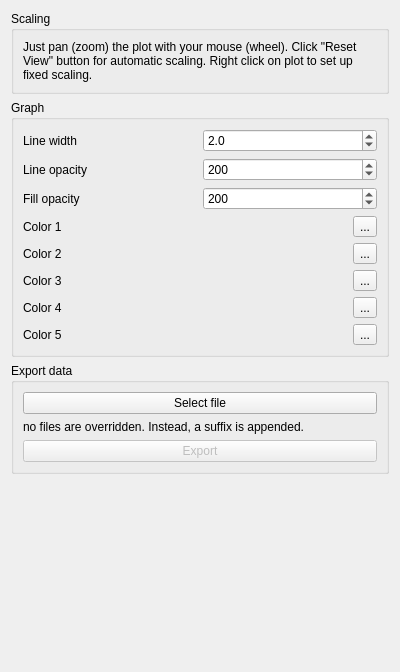
<?xml version="1.0" encoding="UTF-8"?>
<ui version="4.0">
 <class>Form</class>
 <widget class="QWidget" name="Form">
  <property name="geometry">
   <rect>
    <x>0</x>
    <y>0</y>
    <width>400</width>
    <height>672</height>
   </rect>
  </property>
  <property name="windowTitle">
   <string>Form</string>
  </property>
  <layout class="QVBoxLayout" name="verticalLayout">
   <item>
    <widget class="QGroupBox" name="groupBox_10">
     <property name="sizePolicy">
      <sizepolicy hsizetype="Preferred" vsizetype="Fixed">
       <horstretch>0</horstretch>
       <verstretch>0</verstretch>
      </sizepolicy>
     </property>
     <property name="title">
      <string>Scaling</string>
     </property>
     <layout class="QVBoxLayout" name="verticalLayout_14">
      <item>
       <widget class="QLabel" name="label_7">
        <property name="text">
         <string>Just pan (zoom) the plot with your mouse (wheel). Click &quot;Reset View&quot; button for automatic scaling. Right click on plot to set up fixed scaling.</string>
        </property>
        <property name="wordWrap">
         <bool>true</bool>
        </property>
       </widget>
      </item>
     </layout>
    </widget>
   </item>
   <item>
    <widget class="QGroupBox" name="groupBox">
     <property name="title">
      <string>Graph</string>
     </property>
     <layout class="QVBoxLayout" name="verticalLayout_2">
      <item>
       <layout class="QHBoxLayout" name="horizontalLayout">
        <item>
         <widget class="QLabel" name="label">
          <property name="text">
           <string>Line width</string>
          </property>
         </widget>
        </item>
        <item>
         <widget class="QDoubleSpinBox" name="plot_line_width">
          <property name="decimals">
           <number>1</number>
          </property>
          <property name="minimum">
           <double>0.100000000000000</double>
          </property>
          <property name="maximum">
           <double>10.000000000000000</double>
          </property>
          <property name="singleStep">
           <double>0.100000000000000</double>
          </property>
          <property name="value">
           <double>2.000000000000000</double>
          </property>
         </widget>
        </item>
       </layout>
      </item>
      <item>
       <layout class="QHBoxLayout" name="horizontalLayout_6">
        <item>
         <widget class="QLabel" name="label_2">
          <property name="text">
           <string>Line opacity</string>
          </property>
         </widget>
        </item>
        <item>
         <widget class="QSpinBox" name="plot_line_opacity">
          <property name="maximum">
           <number>255</number>
          </property>
          <property name="value">
           <number>200</number>
          </property>
         </widget>
        </item>
       </layout>
      </item>
      <item>
       <layout class="QHBoxLayout" name="horizontalLayout_7">
        <item>
         <widget class="QLabel" name="label_5">
          <property name="text">
           <string>Fill opacity</string>
          </property>
         </widget>
        </item>
        <item>
         <widget class="QSpinBox" name="plot_fill_opacity">
          <property name="maximum">
           <number>255</number>
          </property>
          <property name="value">
           <number>200</number>
          </property>
         </widget>
        </item>
       </layout>
      </item>
      <item>
       <layout class="QHBoxLayout" name="horizontalLayout_4">
        <item>
         <widget class="QLabel" name="label_6">
          <property name="text">
           <string>Color 1</string>
          </property>
         </widget>
        </item>
        <item>
         <widget class="QLabel" name="display_color_0">
          <property name="maximumSize">
           <size>
            <width>50</width>
            <height>16777215</height>
           </size>
          </property>
          <property name="text">
           <string/>
          </property>
         </widget>
        </item>
        <item>
         <widget class="QToolButton" name="edit_color_0">
          <property name="text">
           <string>...</string>
          </property>
          <property name="arrowType">
           <enum>Qt::NoArrow</enum>
          </property>
         </widget>
        </item>
       </layout>
      </item>
      <item>
       <layout class="QHBoxLayout" name="horizontalLayout_3">
        <item>
         <widget class="QLabel" name="label_4">
          <property name="text">
           <string>Color 2</string>
          </property>
         </widget>
        </item>
        <item>
         <widget class="QLabel" name="display_color_1">
          <property name="maximumSize">
           <size>
            <width>50</width>
            <height>16777215</height>
           </size>
          </property>
          <property name="text">
           <string/>
          </property>
         </widget>
        </item>
        <item>
         <widget class="QToolButton" name="edit_color_1">
          <property name="text">
           <string>...</string>
          </property>
         </widget>
        </item>
       </layout>
      </item>
      <item>
       <layout class="QHBoxLayout" name="horizontalLayout_2">
        <item>
         <widget class="QLabel" name="label_3">
          <property name="text">
           <string>Color 3</string>
          </property>
         </widget>
        </item>
        <item>
         <widget class="QLabel" name="display_color_2">
          <property name="maximumSize">
           <size>
            <width>50</width>
            <height>16777215</height>
           </size>
          </property>
          <property name="text">
           <string/>
          </property>
         </widget>
        </item>
        <item>
         <widget class="QToolButton" name="edit_color_2">
          <property name="text">
           <string>...</string>
          </property>
         </widget>
        </item>
       </layout>
      </item>
      <item>
       <layout class="QHBoxLayout" name="horizontalLayout_5">
        <item>
         <widget class="QLabel" name="color_3">
          <property name="text">
           <string>Color 4</string>
          </property>
         </widget>
        </item>
        <item>
         <widget class="QLabel" name="display_color_3">
          <property name="maximumSize">
           <size>
            <width>50</width>
            <height>16777215</height>
           </size>
          </property>
          <property name="text">
           <string/>
          </property>
         </widget>
        </item>
        <item>
         <widget class="QToolButton" name="edit_color_3">
          <property name="text">
           <string>...</string>
          </property>
         </widget>
        </item>
       </layout>
      </item>
      <item>
       <layout class="QHBoxLayout" name="horizontalLayout_8">
        <item>
         <widget class="QLabel" name="color_4">
          <property name="text">
           <string>Color 5</string>
          </property>
         </widget>
        </item>
        <item>
         <widget class="QLabel" name="display_color_4">
          <property name="maximumSize">
           <size>
            <width>50</width>
            <height>16777215</height>
           </size>
          </property>
          <property name="text">
           <string/>
          </property>
         </widget>
        </item>
        <item>
         <widget class="QToolButton" name="edit_color_4">
          <property name="text">
           <string>...</string>
          </property>
         </widget>
        </item>
       </layout>
      </item>
     </layout>
    </widget>
   </item>
   <item>
    <widget class="QGroupBox" name="groupBox_12">
     <property name="sizePolicy">
      <sizepolicy hsizetype="Preferred" vsizetype="Fixed">
       <horstretch>0</horstretch>
       <verstretch>0</verstretch>
      </sizepolicy>
     </property>
     <property name="title">
      <string>Export data</string>
     </property>
     <layout class="QVBoxLayout" name="verticalLayout_18">
      <item>
       <widget class="QPushButton" name="export_select_file">
        <property name="text">
         <string>Select file</string>
        </property>
       </widget>
      </item>
      <item>
       <widget class="QLabel" name="label_10">
        <property name="styleSheet">
         <string notr="true"/>
        </property>
        <property name="text">
         <string>no files are overridden. Instead, a suffix is appended.</string>
        </property>
        <property name="wordWrap">
         <bool>true</bool>
        </property>
       </widget>
      </item>
      <item>
       <widget class="QPushButton" name="export_data">
        <property name="enabled">
         <bool>false</bool>
        </property>
        <property name="text">
         <string>Export</string>
        </property>
       </widget>
      </item>
     </layout>
    </widget>
   </item>
   <item>
    <spacer name="verticalSpacer">
     <property name="orientation">
      <enum>Qt::Vertical</enum>
     </property>
     <property name="sizeHint" stdset="0">
      <size>
       <width>20</width>
       <height>40</height>
      </size>
     </property>
    </spacer>
   </item>
  </layout>
 </widget>
 <resources/>
 <connections/>
</ui>
